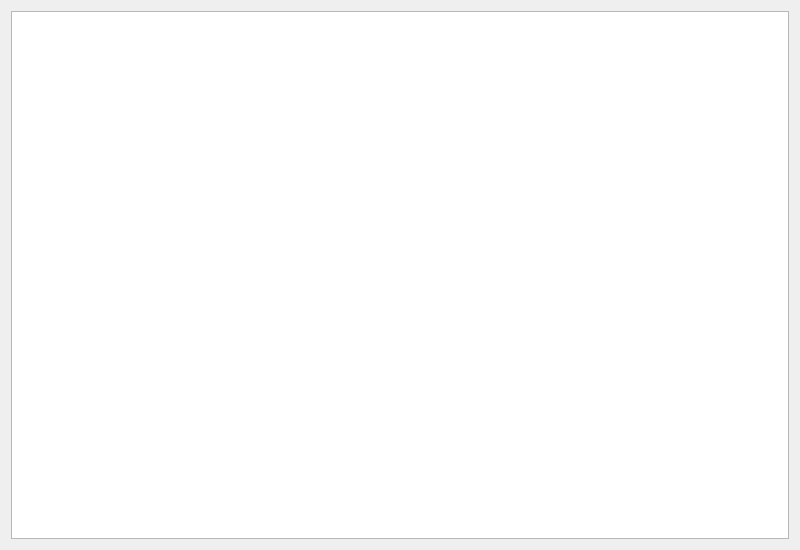
<?xml version="1.0" encoding="UTF-8"?>
<ui version="4.0">
 <class>HelpWindow</class>
 <widget class="QDialog" name="HelpWindow">
  <property name="geometry">
   <rect>
    <x>0</x>
    <y>0</y>
    <width>800</width>
    <height>550</height>
   </rect>
  </property>
  <property name="windowTitle">
   <string>Справка</string>
  </property>
  <layout class="QVBoxLayout" name="verticalLayout">
   <item>
    <widget class="QTextBrowser" name="m_helpBrowser"/>
   </item>
  </layout>
 </widget>
 <resources/>
 <connections/>
</ui>
